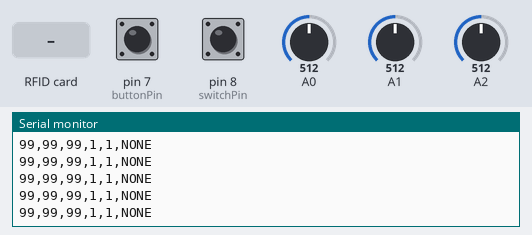
Simulated run of this sketch. Board: Arduino Uno, built with avr-gcc and run on an emulated ATmega328P. Parts: the last lines printed to the serial monitor. The test bench sets the inputs (shaded band); at power-on: A0 = 512, A1 = 512, A2 = 512, pin 7 (buttonPin) HIGH, pin 8 (switchPin) HIGH.

Above: at 1.2 s.
1.3 s: RFID card 5E 7A 19 C4 held to the reader
At 1.39 s:
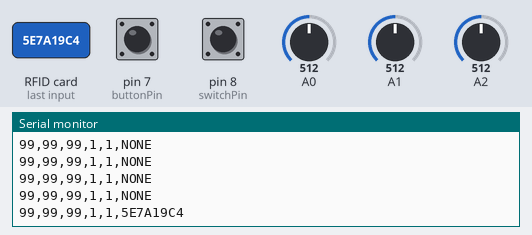
3.3 s: A0 set to 716
At 3.35 s:
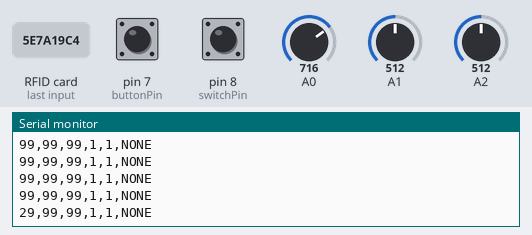
4.8 s: A1 set to 716
At 4.81 s:
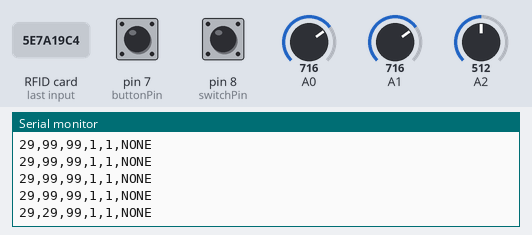
6.3 s: A2 set to 716
At 6.33 s:
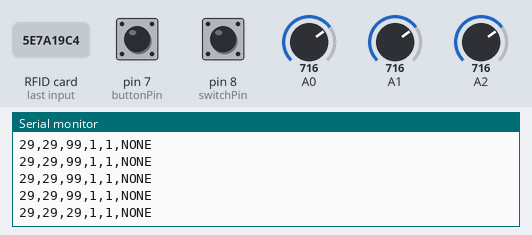
7.8 s: pin 7 (buttonPin) pulled LOW for 0.15 s
At 7.85 s:
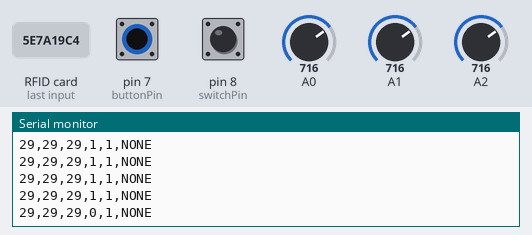
9.4 s: pin 8 (switchPin) pulled LOW for 0.15 s
At 9.48 s:
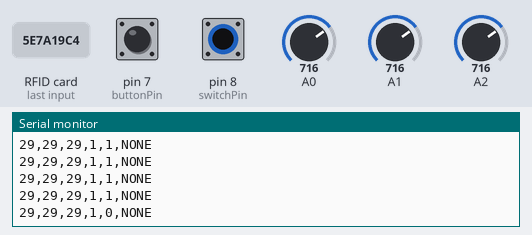

Measured:
- after the input at 1.3 s, the serial monitor: prints a new line after 0.08 s (image 1)
- after the input at 3.3 s, the serial monitor: prints a new line at once (image 2)
- after the input at 4.8 s, the serial monitor: prints a new line at once (image 3)
- after the input at 6.3 s, the serial monitor: prints a new line at once (image 4)
- after the input at 7.8 s, the serial monitor: prints a new line at once (image 5)
- after the input at 9.4 s, the serial monitor: prints a new line after 0.07 s (image 6)

The sketch:

sketch_apr1a.ino
```cpp
// C++ code
//

//card reader
#include <SPI.h>
#include <MFRC522.h>

//button
const int buttonPin = 7;
bool buttonState = false;

//switch (tap)
const int switchPin = 8;
bool switchState = false;


//RFID
#define SS_PIN 10
#define RST_PIN 9
MFRC522 mfrc522(SS_PIN, RST_PIN);   // Create MFRC522 instance.

String cardUID = "";
//Light sensor Light pin is using ANALOG
const float GAMMA = 0.7;
const float RL10 = 50;

unsigned long lastCardRead = 0;
const int cardTimeout = 500; // milliseconds

//coasters
float coasterValue1;
float coasterValue2;
float coasterValue3;


#define LDR_PIN 2

// unity comunicaiton
unsigned long lastSend = 0;
const int sendInterval = 50; // 20Hz

/*
// colour detection
#define s0 8
#define s1 9
#define s2 10
#define s3 11
#define out 12
int   Red=0, Blue=0, Green=0;  //RGB values
String currentColour;
*/


void setup()
{
  Serial.begin(115200);

  //Send button
  pinMode(buttonPin, INPUT_PULLUP);

  // beer tap
  pinMode(switchPin, INPUT_PULLUP);

/*
  //colour detection pin setup
  pinMode(s0,OUTPUT);
  pinMode(s1,OUTPUT);
  pinMode(s2,OUTPUT);
  pinMode(s3,OUTPUT);
  pinMode(out,INPUT);

  digitalWrite(s0,HIGH);
  digitalWrite(s1,LOW);

*/

  //RFID card
  SPI.begin();      // Initiate  SPI bus
  mfrc522.PCD_Init();   // Initiate MFRC522
  Serial.println("Approximate your card to the reader...");
}


void loop()
{
  checkButtonSubmitDrink();
  checkSwitchState();
  readCard();

  //coaster
  checkLightCoaster(A0,coasterValue1);
  checkLightCoaster(A1,coasterValue2);
  checkLightCoaster(A2,coasterValue3);
  //getColour();

    if (millis() - lastSend > sendInterval)
  {
    lastSend = millis();
    gatherData();
  }
}

/*
void getColour()
{
GetColors();

  Serial.print("R=");
  Serial.print(Red);
  Serial.print(" G=");
  Serial.print(Green);
  Serial.print(" B=");
  Serial.println(Blue);

  int threshold = 10; // noise tolerance

  // RED detection (Red is clearly lower than others)
  if (Red < Green - threshold && Red < Blue - threshold)
  {
    currentColour = "Red";
    Serial.println("Red");
  }
  // GREEN detection
  else if (Green < Red - threshold && Green < Blue - threshold)
  {
    currentColour = "Green";
    Serial.println("Green");
  }
  // BLUE detection
  else if (Blue < Red - threshold && Blue < Green - threshold)
  {
    currentColour = "Blue";
    Serial.println("Blue");
  }
  // everything else (white / unclear surface)
  else
  {
    currentColour = "Unknown";
    Serial.println("Unknown");
  }

  delay(500);
}

*/


void readCard()
{
    // Look for new cards
  if ( ! mfrc522.PICC_IsNewCardPresent())
  {
    // clear only after timeout
    if (millis() - lastCardRead > cardTimeout)
    {
      cardUID = "";
    }

    return;
  }

  // Select one of the cards
  if ( ! mfrc522.PICC_ReadCardSerial())
  {
    return;
  }

  // remember last successful read time
  lastCardRead = millis();

  //Show UID on serial monitor
  cardUID = "";

  for (byte i = 0; i < mfrc522.uid.size; i++)
  {
    cardUID += String(mfrc522.uid.uidByte[i], HEX);
  }

  //set content to upper case
  cardUID.toUpperCase();
}


void checkLightCoaster(int pin, float &coasterValue)
{
  /*
    int analogValue = analogRead(pin);
  float voltage = analogValue / 1024. * 5;
  float resistance = 2000 * voltage / (1 - voltage / 5);
  float lux = pow(RL10 * 1e3 * pow(10, GAMMA) / resistance, (1 / GAMMA));
  Serial.println(lux);
  */
  int analogValue = analogRead(pin);
  float voltage = analogValue / 1024. * 5;
  float resistance = 2000 * voltage / (1 - voltage / 5);
  float lux = pow(RL10 * 1e3 * pow(10, GAMMA) / resistance, (1 / GAMMA));
  coasterValue = lux;
  //Serial.println(lux);


}

//MISSING COLOUR SENSOR
//will pass the data to the arduino
void gatherData()
{
  //data order COASTERS -> BUTTON -> SWITCH -> RFID
  //coaster data
  Serial.print((int)coasterValue1);
  Serial.print(",");
  Serial.print((int)coasterValue2);
  Serial.print(",");
  Serial.print((int)coasterValue3);
  Serial.print(",");

  //button data
  Serial.print(buttonState);
  Serial.print(",");

  // Switch data
  Serial.print(switchState);
  Serial.print(",");

  // just in case its null so it sends none
  String safeUID = cardUID;
  safeUID.replace(",", "");
  Serial.println(safeUID.length() > 0 ? safeUID : "NONE");
}


void checkButtonSubmitDrink()
{

  buttonState = digitalRead(buttonPin);
  // NOT PRESSINGS
  if(buttonState == HIGH)
  {
    //Serial.println("pressed");
  }
  //PRESSING
  else if (buttonState == LOW)
  {
    //Serial.println("NOT pressed");
  }

}


void checkSwitchState()
{

  switchState = digitalRead(switchPin);
  // NOT PRESSINGS
  if(switchState == HIGH)
  {
   // Serial.println("pressed");
  }
  //PRESSING
  else if (switchState == LOW)
  {
    //Serial.println("NOT pressed");
  }
}
```
